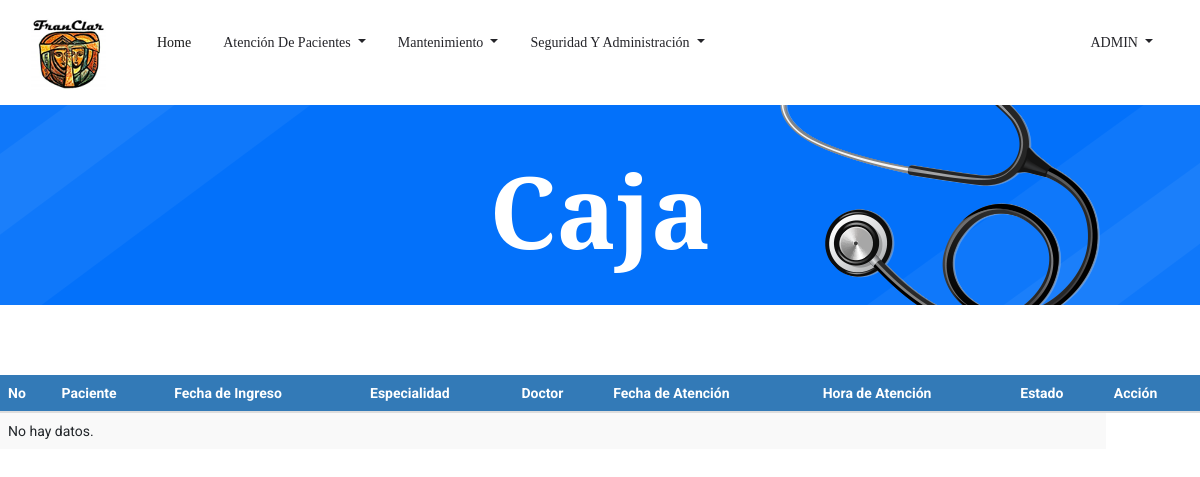
The page /Caja.php (signed in) on the database as committed earlier.
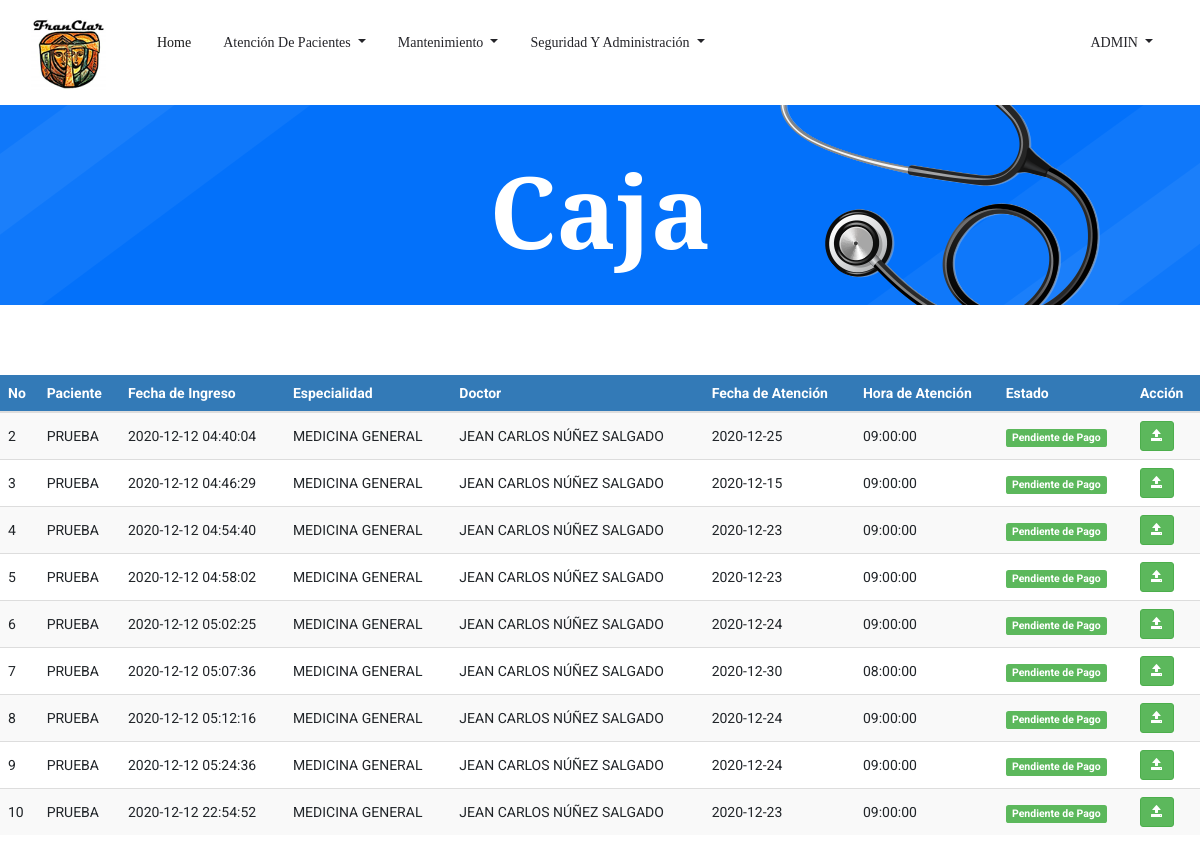
The same page on the database as committed later.
### tables this page shows
CREATE TABLE `tbl_citas` (
  `ID_Cita` bigint(3) NOT NULL,
  `ID_Paciente` int(3) NOT NULL,
  `ID_Usuario` bigint(3) NOT NULL,
  `ID_Empleado` int(3) NOT NULL,
  `ID_Especialidad` int(3) NOT NULL,
  `ID_Estado` int(3) NOT NULL,
  `Fec_Creacion` timestamp NOT NULL DEFAULT current_timestamp(),
  `Fec_Atencion` date NOT NULL,
  `Hora_Atencion` time NOT NULL,
  `Precio` int(5) NOT NULL,
  `Usuario_crea` bigint(3) DEFAULT NULL,
  `Fec_crea` date DEFAULT NULL,
  `Usuario_modif` bigint(3) DEFAULT NULL,
  `Fec_modif` date DEFAULT NULL
);

CREATE TABLE `tbl_pacientes` (
  `ID_Paciente` int(3) NOT NULL,
  `ID_tipo_documento` int(11) NOT NULL,
  `cedula` varchar(20) NOT NULL,
  `ID_Sexo` int(1) NOT NULL,
  `ID_Est_Civil` int(3) NOT NULL,
  `ID_Tipo_Sangre` int(3) NOT NULL,
  `ID_Religion` int(3) NOT NULL,
  `Nom_Paciente` varchar(255) NOT NULL,
  `Fec_Nacimiento` date NOT NULL,
  `Edad` int(3) NOT NULL,
  `Dir_Paciente` varchar(255) NOT NULL,
  `Tel_Paciente` int(8) NOT NULL,
  `Cel_Paciente` int(8) NOT NULL,
  `Email` varchar(50) NOT NULL,
  `Contacto_Emergencia` varchar(40) NOT NULL,
  `ID_Parentesco` int(3) NOT NULL,
  `Tel_Emergencia` int(8) NOT NULL,
  `Cel_Emergencia` int(8) NOT NULL,
  `Antecedentes_Personales` varchar(500) DEFAULT NULL,
  `Antecedentes_Hospitalarios` varchar(500) DEFAULT NULL,
  `Antecedentes_Alergicos` varchar(500) DEFAULT NULL,
  `Antecedentes_Familiares` varchar(500) DEFAULT NULL,
  `Habitos` varchar(500) DEFAULT NULL,
  `Usuario_crea` bigint(3) DEFAULT NULL,
  `Fec_crea` date DEFAULT NULL,
  `Usuario_modif` bigint(3) DEFAULT NULL,
  `Fec_modif` date DEFAULT NULL
);

CREATE TABLE `tbl_especialidad` (
  `ID_especialidad` int(3) NOT NULL,
  `Descripcion_espec` varchar(30) NOT NULL,
  `Precio` int(5) NOT NULL
);

CREATE TABLE `tbl_empleado` (
  `ID_Empleado` int(3) NOT NULL,
  `Nom_Empleado` varchar(50) NOT NULL,
  `ID_Sexo` int(1) NOT NULL,
  `ID_Est_Civil` int(3) NOT NULL,
  `ID_Cargo` int(3) NOT NULL,
  `ID_Especialidad` int(3) NOT NULL,
  `Cedula` varchar(13) NOT NULL,
  `Fec_Nacimiento` date NOT NULL,
  `Dir_Empleado` varchar(255) NOT NULL,
  `Tel_Empleado` int(8) NOT NULL,
  `Cel_Empleado` int(8) NOT NULL,
  `Salario` int(6) NOT NULL,
  `Usuario_crea` bigint(3) DEFAULT NULL,
  `Fec_crea` date DEFAULT NULL,
  `Usuario_modif` bigint(3) DEFAULT NULL,
  `Fec_modif` date DEFAULT NULL
);

CREATE TABLE `tbl_estado_cita` (
  `ID_Estado` int(3) NOT NULL,
  `Descripcion_est_cita` varchar(20) NOT NULL
);

### Caja.php (the view, shortened to what this page needs)
<!doctype html>
<html lang="es">
<?php
include 'head.php'
?>
<body>
    <?php
    include 'header.php'
    ?>
    <section class="breadcrumb_part breadcrumb_bg">
        <div class="container">
            <div class="row">
                <div class="col-lg-12">
                    <div class="breadcrumb_iner">
                        <div class="breadcrumb_iner_item">
                            <h2>Caja</h2>
                        </div>
                    </div>
                </div>
            </div>
        </div>
    </section>
    <br>
     <br>
     <br>
    <div class="table-responsive">
			<table id="datatableUsuarios" class="table table-striped table-hover" cellspacing="0" width="100%">
            	<thead>
				<tr>
					<th>No</th>
					<th>Paciente</th>
					<th>Fecha de Ingreso</th>
					<th>Especialidad</th>
                    <th>Doctor</th>
                    <th>Fecha de Atención</th>
                    <th>Hora de Atención</th>
                    <th>Estado</th>
				    <th>Acción</th>
				</tr>
				</thead>
				<tbody>
				<?php
				$sql = mysqli_query($con, "SELECT tbl_citas.ID_Cita,
				tbl_pacientes.Nom_Paciente,
				tbl_citas.Fec_Creacion,
				tbl_especialidad.Descripcion_espec,
				tbl_empleado.Nom_Empleado,
				tbl_citas.Fec_Atencion,
				tbl_citas.Hora_Atencion,
				tbl_estado_cita.Descripcion_est_cita FROM tbl_citas
				INNER JOIN tbl_pacientes on tbl_citas.ID_Paciente = tbl_pacientes.ID_Paciente
				INNER JOIN tbl_especialidad on tbl_citas.ID_Especialidad = tbl_especialidad.ID_Especialidad
				INNER JOIN tbl_empleado on tbl_citas.ID_Empleado = tbl_empleado.ID_Empleado
				INNER JOIN tbl_estado_cita on tbl_citas.ID_Estado = tbl_estado_cita.ID_Estado WHERE tbl_estado_cita.ID_Estado = 3");
				if(mysqli_num_rows($sql) == 0){
					echo '<tr><td colspan="8">No hay datos.</td></tr>';
				}else{
					while($row = mysqli_fetch_assoc($sql)){
						echo '
						<tr>
						<td>'.$row['ID_Cita'].'</td>
						<td>'.$row['Nom_Paciente'].'</td>
						<td>'.$row['Fec_Creacion'].'</td>
						<td>'.$row['Descripcion_espec'].'</td>
						<td>'.$row['Nom_Empleado'].'</td>
						<td>'.$row['Fec_Atencion'].'</td>
						<td>'.$row['Hora_Atencion'].'</td>
						<td><span class="label label-success">'.$row['Descripcion_est_cita'].'</span></td>
						<td>
                            <a href="Facturacion.php?nik='.$row['ID_Cita'].'" title="Realizar Consulta" class="btn btn-success btn-sm"><span class="glyphicon glyphicon-open" aria-hidden="true"></span></a>
						</td>
						</tr>
						';
					}
				}
				?>
			</table>
		 </div>
         <br><br><br><br><br><br><br><br><br><br><br>
</body>
</html>

### head.php (shortened to what this page needs)
<head>
  <link href="css/style_nav.css" rel="stylesheet">
  <link rel="stylesheet" href="css/bootstrap.min.css">
  <link href="font-awesome/css/font-awesome.min.css" rel="stylesheet">
  <link rel="stylesheet" href="https://use.fontawesome.com/releases/v5.8.2/css/all.css">
  <link rel="stylesheet" href="css/animate.css">
  <link rel="stylesheet" href="css/owl.carousel.min.css">
  <link rel="stylesheet" href="css/themify-icons.css">
  <link rel="stylesheet" href="css/flaticon.css">
  <link rel="stylesheet" href="css/magnific-popup.css">
  <link rel="stylesheet" href="css/nice-select.css">
  <link rel="stylesheet" href="css/slick.css">
  <link rel="stylesheet" href="https://maxcdn.bootstrapcdn.com/bootstrap/3.4.0/css/bootstrap.min.css">
  <link rel="stylesheet" href="css/style.css">
  <link rel="stylesheet" href="https://cdnjs.cloudflare.com/ajax/libs/font-awesome/4.7.0/css/font-awesome.min.css">
  <link href="css/bootstrap-datepicker.css" rel="stylesheet">
    <link href='lib/main.css' rel='stylesheet' />
    <link rel="stylesheet" href="css/main.css">
    <link rel="stylesheet" type="text/css" href="datatables/datatables.min.css"/>
    <link rel="stylesheet"  type="text/css" href="datatables/DataTables-1.10.18/css/dataTables.bootstrap4.min.css">
  <link href="https://cdn.jsdelivr.net/npm/select2@4.1.0-beta.1/dist/css/select2.min.css" rel="stylesheet" />
</head>

### header.php (shortened to what this page needs)
<?php
$usuario=$_SESSION['Nom_Usuario'];
$rolUsuario=$_SESSION['ID_Rol'];
?>
<?php
switch ($rolUsuario) {
    case '1':?>
       <header class="main_menu">
        <div class="container">
            <div class="row align-items-center">
                <div class="col-lg-12">
                    <nav class="navbar navbar-expand-lg navbar-light">
                        <a class="navbar-brand" href="index.php"> <img src="img/franclar_logo.png" srcset="img/franclar_logo.png 800w" sizes= "(min-width: 1000px) 50vw, (min-width: 800px) 80vw, (min-width: 600px) 100vw, (min-width: 300px) 145vw, , (min-width: 250px) 100vw, (min-width: 100px) 100vw" alt="logo"> </a>
                        <div class="collapse navbar-collapse main-menu-item justify-content-center"
                            id="navbarSupportedContent">
                            <ul class="navbar-nav align-items-center">
                                <li class="nav-item active">
                                    <a class="nav-link" href="Index.php">Home</a>
                                </li>
                                <li class="nav-item dropdown">
                                    <a class="nav-link dropdown-toggle" href="#" id="navbarDropdown"
                                    role="button" data-toggle="dropdown" aria-haspopup="true" aria-expanded="false">
                                    Atención de Pacientes
                                </a>
                                </li>
                            <li class="nav-item dropdown">
                                <a class="nav-link dropdown-toggle" href="#" id="navbarDropdown"
                                role="button" data-toggle="dropdown" aria-haspopup="true" aria-expanded="false">
                                Mantenimiento
                            </a>
                                </li>
                                <li class="nav-item dropdown">
                                    <a class="nav-link dropdown-toggle" href="#" id="navbarDropdown"
                                    role="button" data-toggle="dropdown" aria-haspopup="true" aria-expanded="false">
                                        Seguridad y Administración
                                    </a>
                                </li>
                            </ul>
                        </div>
                        <div class="row">
                        <div class="col collapse navbar-collapse main-menu-item justify-content-center" id="navbarSupportedContent">
                            <ul class="navbar-nav align-items-center">
                                <li class="nav-item dropdown float-right">
                                    <a class="nav-link dropdown-toggle" href="#" id="navbarDropdown"
                                    role="button" data-toggle="dropdown" aria-haspopup="true" aria-expanded="false">
                                    <?php echo $usuario?>
                                    </a>
                                </li>
                            </ul>
                        </div>
                    </div>
                    </nav>
                </div>
            </div>
        </div>
    </header>
<?php
        break;
        ?>
<?php }?>

### css/main.css (style rules this page uses)
table th { background-color: #337ab7 !important; color: white; }
table>tbody>tr>td { vertical-align: middle !important; }

Rows that differ between the two databases and show on the page:
added tbl_citas: ID_Cita "2", ID_Paciente.Nom_Paciente "PRUEBA", Fec_Creacion "2020-12-12 04:40:04", ID_Especialidad.Descripcion_espec "MEDICINA GENERAL", ID_Empleado.Nom_Empleado "JEAN CARLOS NÚÑEZ SALGADO", Fec_Atencion "2020-12-25", Hora_Atencion "09:00:00", ID_Estado.Descripcion_est_cita "Pendiente de Pago"
added tbl_citas: ID_Cita "3", ID_Paciente.Nom_Paciente "PRUEBA", Fec_Creacion "2020-12-12 04:46:29", ID_Especialidad.Descripcion_espec "MEDICINA GENERAL", ID_Empleado.Nom_Empleado "JEAN CARLOS NÚÑEZ SALGADO", Fec_Atencion "2020-12-15", Hora_Atencion "09:00:00", ID_Estado.Descripcion_est_cita "Pendiente de Pago"
added tbl_citas: ID_Cita "4", ID_Paciente.Nom_Paciente "PRUEBA", Fec_Creacion "2020-12-12 04:54:40", ID_Especialidad.Descripcion_espec "MEDICINA GENERAL", ID_Empleado.Nom_Empleado "JEAN CARLOS NÚÑEZ SALGADO", Fec_Atencion "2020-12-23", Hora_Atencion "09:00:00", ID_Estado.Descripcion_est_cita "Pendiente de Pago"
added tbl_citas: ID_Cita "5", ID_Paciente.Nom_Paciente "PRUEBA", Fec_Creacion "2020-12-12 04:58:02", ID_Especialidad.Descripcion_espec "MEDICINA GENERAL", ID_Empleado.Nom_Empleado "JEAN CARLOS NÚÑEZ SALGADO", Fec_Atencion "2020-12-23", Hora_Atencion "09:00:00", ID_Estado.Descripcion_est_cita "Pendiente de Pago"
added tbl_citas: ID_Cita "6", ID_Paciente.Nom_Paciente "PRUEBA", Fec_Creacion "2020-12-12 05:02:25", ID_Especialidad.Descripcion_espec "MEDICINA GENERAL", ID_Empleado.Nom_Empleado "JEAN CARLOS NÚÑEZ SALGADO", Fec_Atencion "2020-12-24", Hora_Atencion "09:00:00", ID_Estado.Descripcion_est_cita "Pendiente de Pago"
added tbl_citas: ID_Cita "7", ID_Paciente.Nom_Paciente "PRUEBA", Fec_Creacion "2020-12-12 05:07:36", ID_Especialidad.Descripcion_espec "MEDICINA GENERAL", ID_Empleado.Nom_Empleado "JEAN CARLOS NÚÑEZ SALGADO", Fec_Atencion "2020-12-30", Hora_Atencion "08:00:00", ID_Estado.Descripcion_est_cita "Pendiente de Pago"
added tbl_citas: ID_Cita "8", ID_Paciente.Nom_Paciente "PRUEBA", Fec_Creacion "2020-12-12 05:12:16", ID_Especialidad.Descripcion_espec "MEDICINA GENERAL", ID_Empleado.Nom_Empleado "JEAN CARLOS NÚÑEZ SALGADO", Fec_Atencion "2020-12-24", Hora_Atencion "09:00:00", ID_Estado.Descripcion_est_cita "Pendiente de Pago"
added tbl_citas: ID_Cita "9", ID_Paciente.Nom_Paciente "PRUEBA", Fec_Creacion "2020-12-12 05:24:36", ID_Especialidad.Descripcion_espec "MEDICINA GENERAL", ID_Empleado.Nom_Empleado "JEAN CARLOS NÚÑEZ SALGADO", Fec_Atencion "2020-12-24", Hora_Atencion "09:00:00", ID_Estado.Descripcion_est_cita "Pendiente de Pago"
added tbl_citas: ID_Cita "10", ID_Paciente.Nom_Paciente "PRUEBA", Fec_Creacion "2020-12-12 22:54:52", ID_Especialidad.Descripcion_espec "MEDICINA GENERAL", ID_Empleado.Nom_Empleado "JEAN CARLOS NÚÑEZ SALGADO", Fec_Atencion "2020-12-23", Hora_Atencion "09:00:00", ID_Estado.Descripcion_est_cita "Pendiente de Pago"
Other text that changed with them:
text no longer shown: "No hay datos."
